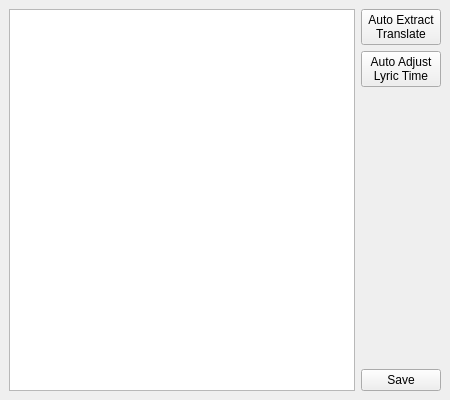
<?xml version="1.0" encoding="UTF-8"?>
<ui version="4.0">
 <class>EditLyricsWindow</class>
 <widget class="QMainWindow" name="EditLyricsWindow">
  <property name="geometry">
   <rect>
    <x>0</x>
    <y>0</y>
    <width>450</width>
    <height>400</height>
   </rect>
  </property>
  <property name="minimumSize">
   <size>
    <width>0</width>
    <height>0</height>
   </size>
  </property>
  <property name="windowTitle">
   <string>Edit Lyrics</string>
  </property>
  <widget class="QWidget" name="centralwidget">
   <property name="minimumSize">
    <size>
     <width>0</width>
     <height>0</height>
    </size>
   </property>
   <layout class="QHBoxLayout" name="horizontalLayout">
    <property name="leftMargin">
     <number>9</number>
    </property>
    <property name="rightMargin">
     <number>9</number>
    </property>
    <item>
     <widget class="QTextEdit" name="lyricsText"/>
    </item>
    <item>
     <layout class="QVBoxLayout" name="verticalLayout">
      <item>
       <layout class="QVBoxLayout" name="verticalLayout_3">
        <item>
         <widget class="QPushButton" name="extractTranslationButton">
          <property name="text">
           <string>Auto Extract
Translate</string>
          </property>
         </widget>
        </item>
        <item>
         <widget class="QPushButton" name="adjustTimeButton">
          <property name="text">
           <string>Auto Adjust
Lyric Time</string>
          </property>
         </widget>
        </item>
        <item>
         <spacer name="verticalSpacer">
          <property name="orientation">
           <enum>Qt::Vertical</enum>
          </property>
          <property name="sizeHint" stdset="0">
           <size>
            <width>20</width>
            <height>40</height>
           </size>
          </property>
         </spacer>
        </item>
       </layout>
      </item>
      <item>
       <widget class="QPushButton" name="saveButton">
        <property name="text">
         <string>Save</string>
        </property>
       </widget>
      </item>
     </layout>
    </item>
   </layout>
  </widget>
 </widget>
 <resources/>
 <connections/>
</ui>
